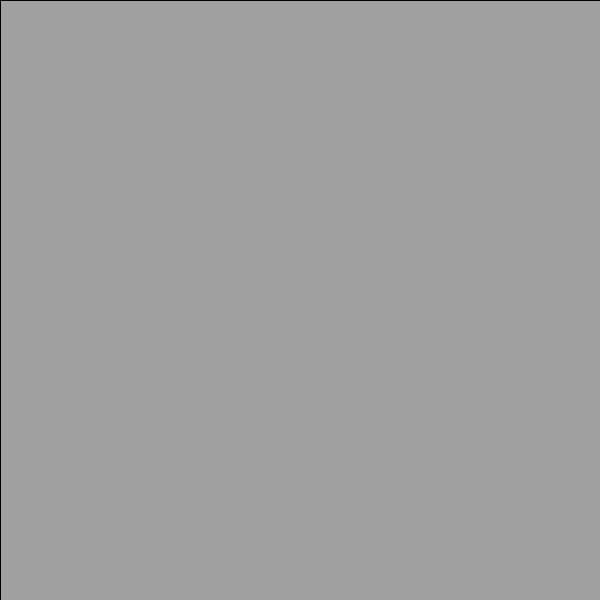
Frame 1 (no input)
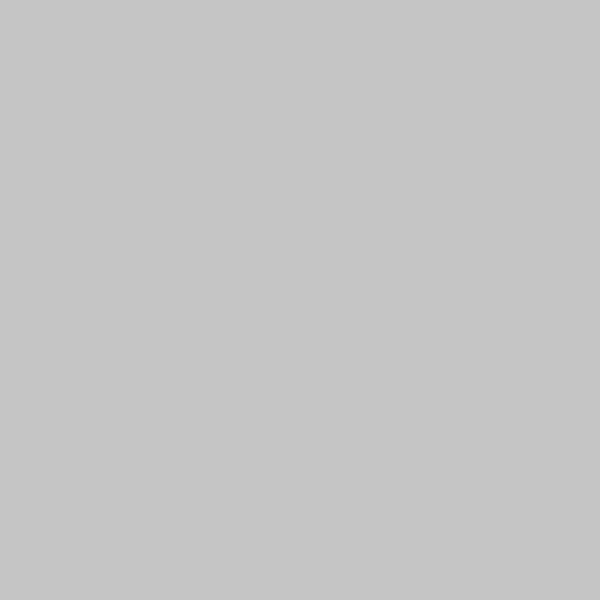
Frame 60 (the mouse pressed at the canvas centre just before this capture)
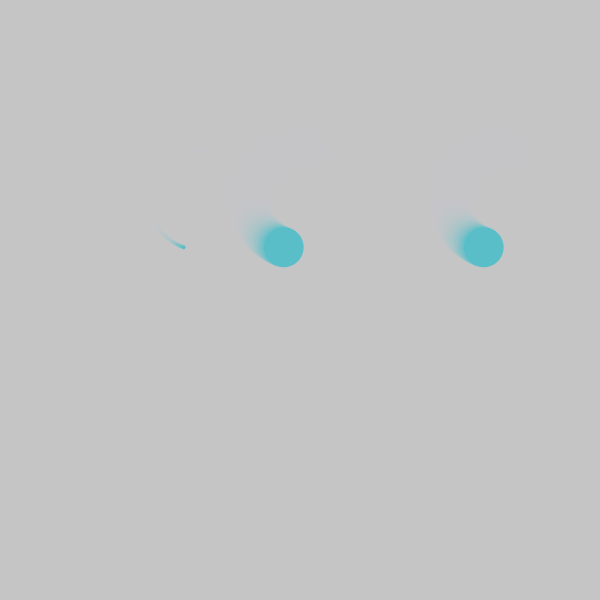
Frame 120 (the mouse held since frame 60 and released just before this capture)

The Processing sketch that drew these frames (run headless with seeded random() and noise(); from frame 60 on, the mouse is pressed at the canvas centre):

// Processing sketch: processing_136047
// ── processing_136047.pde

float x = 50.0;
float y = mouseY;
float y2 = 50;
int i = 0;
void setup(){
size(600, 600);
background(150);

}


void draw(){
//background(150);
  fill(200, 50);
rect(0, 0, 600, 600);
y = mouseY;
noStroke();
ellipseMode(RADIUS);
fill(90, 190, 200);

ellipse(x+mouseX-300, y2-400+mouseY, 20, 20);
ellipse(x+mouseX-100, y2-400+mouseY, 20, 20);
ellipse(x, y2-300+mouseY-100, 2, 2);
ellipse(x-100, y2-300+mouseY-100, 2, 2);
//ellipse(x, y2-100+mouseY-200, 2, 2);


println( mouseX + ", y: " + mouseY );
x = width/2 + 50 * sin( float(frameCount)/20 );
y2 = height/2 + 50 * cos( float(frameCount)/20 );

//ellipse( x, y2, 50, 50 );
println( x );
i+=1;
println(i);
}
